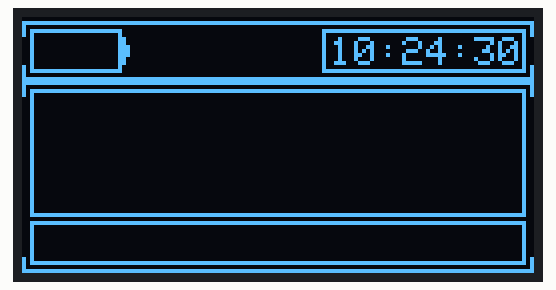
A sketch run on a simulated Arduino Uno R4 WiFi. Parts: 128×64 one-colour display. The local clock reads 2024-03-15 10:24:30 at power-on unless the sketch sets it; random numbers use the default seed unless the sketch sets one; not simulated (calls return 0 or success): secrets.h.

Above: at 0.1 s.
At 1.1 s:
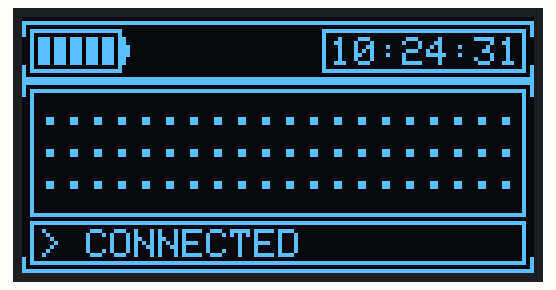
At 5.2 s:
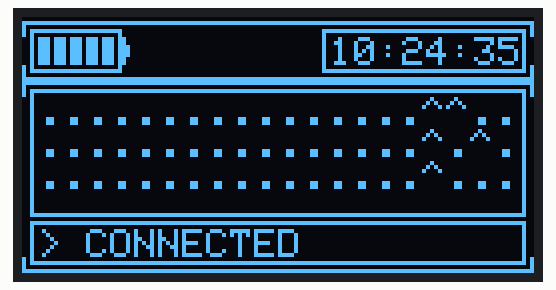
At 9.2 s:
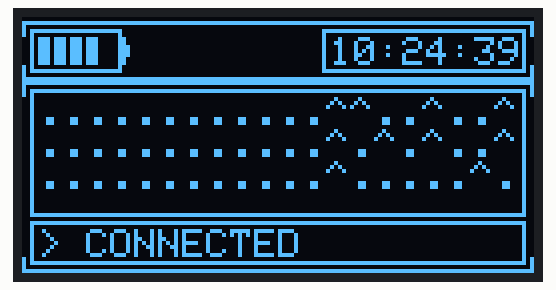
At 18.3 s:
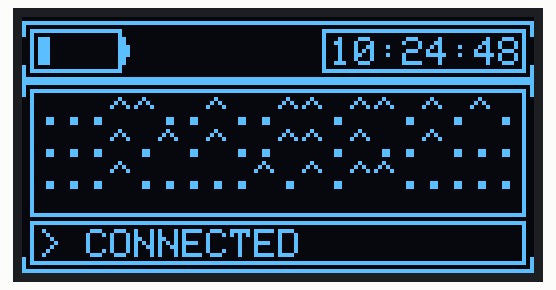
At 37.5 s:
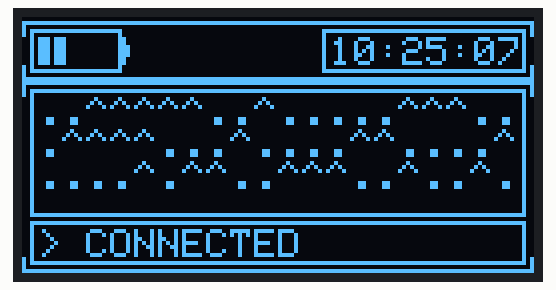

The sketch:

Arduino_Watch_Display.ino
```cpp
#include <Adafruit_GFX.h>
#include <Adafruit_SSD1306.h>
#include <stdlib.h>
#include "RTC.h"
#include "secrets.h"

#define ONE_MILLISECOND 1000

#define BATTERY_100 100
#define BATTERY_080 80
#define BATTERY_060 60
#define BATTERY_040 40
#define BATTERY_020 20
#define BATTERY_005 5
#define BATTERY_FRST_X 4
#define BATTERY_SCND_X 8
#define BATTERY_THRD_X 12
#define BATTERY_FRTH_X 16
#define BATTERY_FFTH_X 20
#define BATTERY_COORD_Y 5
#define BATTERY_LEVEL_WIDTH 3
#define BATTERY_LEVEL_HEIGHT 7

#define CLOCK_COORD_X 75

extern const char * SSID;
extern const char * PSWD;

// Global timer
unsigned long startMillis;

// OLED screen
const uint8_t screenWidth = 128;
const uint8_t screenHeight = 64;
int battery_level = BATTERY_100;
Adafruit_SSD1306 display(screenWidth, screenHeight, &Wire, -1);

// Soundwave
int graph[3][20];

void displayBatteryLevel(void) {
  if      (battery_level < BATTERY_005) { display.fillRect(BATTERY_FRST_X, BATTERY_COORD_Y, BATTERY_LEVEL_WIDTH, BATTERY_LEVEL_HEIGHT, SSD1306_BLACK); }
  else if (battery_level < BATTERY_020) { display.fillRect(BATTERY_SCND_X, BATTERY_COORD_Y, BATTERY_LEVEL_WIDTH, BATTERY_LEVEL_HEIGHT, SSD1306_BLACK); }
  else if (battery_level < BATTERY_040) { display.fillRect(BATTERY_THRD_X, BATTERY_COORD_Y, BATTERY_LEVEL_WIDTH, BATTERY_LEVEL_HEIGHT, SSD1306_BLACK); }
  else if (battery_level < BATTERY_060) { display.fillRect(BATTERY_FRTH_X, BATTERY_COORD_Y, BATTERY_LEVEL_WIDTH, BATTERY_LEVEL_HEIGHT, SSD1306_BLACK); }
  else if (battery_level < BATTERY_080) { display.fillRect(BATTERY_FFTH_X, BATTERY_COORD_Y, BATTERY_LEVEL_WIDTH, BATTERY_LEVEL_HEIGHT, SSD1306_BLACK); }
  else {
    display.fillRect(BATTERY_FRST_X, BATTERY_COORD_Y, BATTERY_LEVEL_WIDTH, BATTERY_LEVEL_HEIGHT, SSD1306_WHITE);
    display.fillRect(BATTERY_SCND_X, BATTERY_COORD_Y, BATTERY_LEVEL_WIDTH, BATTERY_LEVEL_HEIGHT, SSD1306_WHITE);
    display.fillRect(BATTERY_THRD_X, BATTERY_COORD_Y, BATTERY_LEVEL_WIDTH, BATTERY_LEVEL_HEIGHT, SSD1306_WHITE);
    display.fillRect(BATTERY_FRTH_X, BATTERY_COORD_Y, BATTERY_LEVEL_WIDTH, BATTERY_LEVEL_HEIGHT, SSD1306_WHITE);
    display.fillRect(BATTERY_FFTH_X, BATTERY_COORD_Y, BATTERY_LEVEL_WIDTH, BATTERY_LEVEL_HEIGHT, SSD1306_WHITE);
  }
}

void displayTimeClock(void) {
  display.fillRect(CLOCK_COORD_X + 2, 5, 48, 8, SSD1306_BLACK);
  display.setCursor(CLOCK_COORD_X + 2, 5);

  RTCTime currentTime;
  RTC.getTime(currentTime);

  if (currentTime.getHour() < 10) { display.print("0"); }
  display.print(currentTime.getHour());
  display.print(":");
  if (currentTime.getMinutes() < 10) { display.print("0"); }
  display.print(currentTime.getMinutes());
  display.print(":");
  if (currentTime.getSeconds() < 10) { display.print("0"); }
  display.print(currentTime.getSeconds());
}

void drawStatus(void) {
  display.fillRect(4, 53, 120, 8, SSD1306_BLACK);
  display.setCursor(4, 53);

  int rand_num = rand();

  if      (rand_num & 0x1) { display.print("> CONNECTED");  }
  else if (rand_num & 0x2) { display.print("> CONNECTING"); }
  else if (rand_num & 0x4) { display.print("> SEARCHING");  }
  else                     { display.print("> UPDATING");   }
}

void drawGraphChar(int c) {
  switch(c) {
    case 0: {
      display.print(".");
    } break;
    case 1: {
      display.print("^");
    } break;
    default: {
      display.print(".");
    } break;
  }
}

void drawSoundwave(void) {
  display.fillRect(4, 20, 120, 29, SSD1306_BLACK);
  int rand_num = rand();

  display.setCursor(4, 20);
  for (int i = 0; i < 19; ++i) {
    drawGraphChar(graph[0][i]);
    graph[0][i] = graph[0][i + 1];
  }
  drawGraphChar(graph[0][19]);

  display.setCursor(4, 28);
  for (int i = 0; i < 19; ++i) {
    drawGraphChar(graph[1][i]);
    graph[1][i] = graph[1][i + 1];
  }
  drawGraphChar(graph[1][19]);

  display.setCursor(4, 36);
  for (int i = 0; i < 19; ++i) {
    drawGraphChar(graph[2][i]);
    graph[2][i] = graph[2][i + 1];
  }
  drawGraphChar(graph[2][19]);

  if (rand_num & 0x1) { graph[0][19] = 1; }
  else { graph[0][19] = 0; }

  if (rand_num & 0x2) { graph[1][19] = 1; }
  else { graph[1][19] = 0; }

  if (rand_num & 0x4) { graph[2][19] = 1; }
  else { graph[2][19] = 0; }
}

void setup() {
  // Time
  RTC.begin();
  RTCTime savedTime;
  RTC.getTime(savedTime);

  if (!RTC.isRunning()) {
    if (savedTime.getYear() == 2000) {
      RTCTime startTime(22, Month::JUNE, 2026, 23, 59, 00, DayOfWeek::MONDAY, SaveLight::SAVING_TIME_ACTIVE);
      RTC.setTime(startTime);
    } else {
      RTC.setTime(savedTime);
    }
  }

  // OLED init
  display.begin(SSD1306_SWITCHCAPVCC, 0x3C);
  display.setTextSize(1);
  display.setTextColor(SSD1306_WHITE);
  display.clearDisplay();

  // Upper outline (yellow)
  display.drawFastHLine(  0,  1, 128, SSD1306_WHITE);
  display.drawFastVLine(  0,  2,   3, SSD1306_WHITE);
  display.drawFastVLine(127,  2,   3, SSD1306_WHITE);
  display.drawFastHLine(  0, 15, 128, SSD1306_WHITE);
  display.drawFastVLine(  0, 12,   3, SSD1306_WHITE);
  display.drawFastVLine(127, 12,   3, SSD1306_WHITE);

  // Lower outline (blue)
  display.drawFastHLine(  0, 16, 128, SSD1306_WHITE);
  display.drawFastVLine(  0, 17,   3, SSD1306_WHITE);
  display.drawFastVLine(127, 17,   3, SSD1306_WHITE);
  display.drawFastHLine(  0, 63, 128, SSD1306_WHITE);
  display.drawFastVLine(  0, 60,   3, SSD1306_WHITE);
  display.drawFastVLine(127, 60,   3, SSD1306_WHITE);

  // Battery outline
  display.drawRect(2, 3, 23, 11, SSD1306_WHITE);
  display.drawFastVLine(25,  5,  7, SSD1306_WHITE); // Positive terminal side (and line below)
  display.drawFastVLine(26,  7,  3, SSD1306_WHITE);

  // Clock outline
  display.drawRect(CLOCK_COORD_X, 3, 51, 11, SSD1306_WHITE);

  // Soundwave outline
  display.drawRect(2, 18, 124, 32, SSD1306_WHITE);
  memset(&graph, 0x00, sizeof(graph));

  // Status outline
  display.drawRect(2, 51, 124, 11, SSD1306_WHITE);

  startMillis = millis();
}

/*
 * Yellow dimensions: 0 (top) - 15 (top) so 16 lines of yellow
 * Blue dimensions: 16 (top) - 63 (bottom) so 48 lines of blue
 */
void loop() {
  unsigned long currMillis = millis();

  // One second display updates loop
  if (currMillis - startMillis >= ONE_MILLISECOND) {
    displayBatteryLevel();
    battery_level -= 5;

    if (battery_level < 0) { battery_level = BATTERY_100; }

    drawSoundwave();
    drawStatus();

    startMillis = currMillis;
  }

  displayTimeClock();
  display.display();
}
```

Measured:
- what the display in image 1 shows lasts 0.9 s, from 1.1 s to 2.0 s
- what the display in image 3 shows lasts 0.9 s, from 9.1 s to 10.0 s
- what the display in image 5 shows lasts 0.6 s, from 37.4 s to 38.0 s
